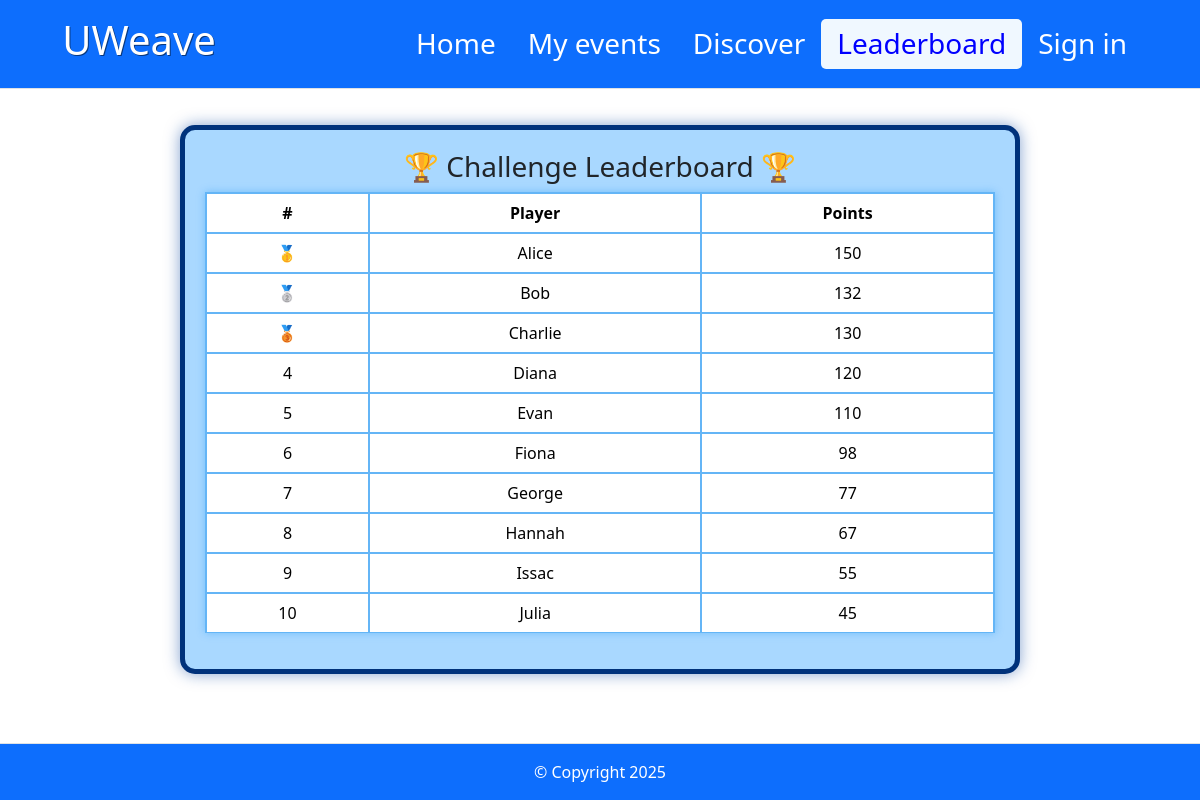
The app's page /leaderboard with its own data.
### app/models.py (models this page shows, shortened)
class Student(models.Model):
    user = models.OneToOneField(User, on_delete=models.CASCADE)
    points = models.IntegerField(default=0)
    class Meta:
        permissions = (
            ("sign_up", "Can sign up for events"),
            ("badges", "Can be awarded badges and can access the badges page")
        )

### app/views.py (the view, shortened to what this page needs)
# urls.py: path("leaderboard", views.leaderboard, name="leaderboard"),
def leaderboard(request: HttpRequest) -> HttpResponse:
    all_students = Student.objects.all().order_by("-points")
    badge_links = Award.objects.all()
    badges = Badge.objects.all()
    students = all_students[:10]
    top_ten = True
    rank = -1
    points = -1
    return render(request, "leaderboard.html", {
        "students": students,
        "top_ten": top_ten,
        "rank": rank,
        "points": points,
        "badge_links": badge_links,
        "badges": badges
    })

### app/templates/leaderboard.html (shortened to what this page needs)
<head>
</head>
{% extends "base.html" %}
{% block content %}
<body>
    <div class="leaderboard">
        <h3>🏆  Challenge Leaderboard  🏆</h3>
        <table class="table">
            <thead>
                <tr>
                    <th>#</th>
                    <th>Player</th>
                    <th>Points</th>
                </tr>
            </thead>
            <tbody>
                {% for student in students %}
                    {% if forloop.counter == 1 %} <tr class="warning" onclick="showPopup('{{ forloop.counter }}')">
                    {% elif forloop.counter == 2 %} <tr class="active" onclick="showPopup('{{ forloop.counter }}')">
                    {% elif forloop.counter == 3 %} <tr class="danger" onclick="showPopup('{{ forloop.counter }}')">
                    {% endif %}
                        <td>
                            {% if forloop.counter == 1 %} 🥇
                            {% elif forloop.counter == 2 %} 🥈
                            {% elif forloop.counter == 3 %} 🥉
                            {% else %} {{ forloop.counter }}
                            {% endif %}
                        </td>
                        <td>{{ student.user.username }}</td>
                        <td>{{ student.points }}</td>
                    </tr>
                {% endfor %}
            </tbody>
        </table>
    </div>
</body>
{% endblock %}

### app/templates/leaderboard.html (style rules this page uses)
.leaderboard { margin: 3% auto; width: 70%; text-align: center; background: #a9d8ff; border-radius: 15px; padding: 20px; border: 5px solid #00327b; box-shadow: 0px 0px 15px rgba(13, 71, 161, 0.5); }
.table { border-collapse: collapse; width: 100%; box-shadow: 0px 0px 8px rgba(33, 150, 243, 0.4); }
.table th, .table td { padding: 12px; border: 2px solid #64b5f6; text-align: center; }
.table tbody tr { transition: 0.3s ease-in-out; }

### records on screen
Student: user.username "Alice", points "150"
Student: user.username "Bob", points "132"
Student: user.username "Charlie", points "130"
Student: user.username "Diana", points "120"
Student: user.username "Evan", points "110"
Student: user.username "Fiona", points "98"
Student: user.username "George", points "77"
Student: user.username "Hannah", points "67"
Student: user.username "Issac", points "55"
Student: user.username "Julia", points "45"
